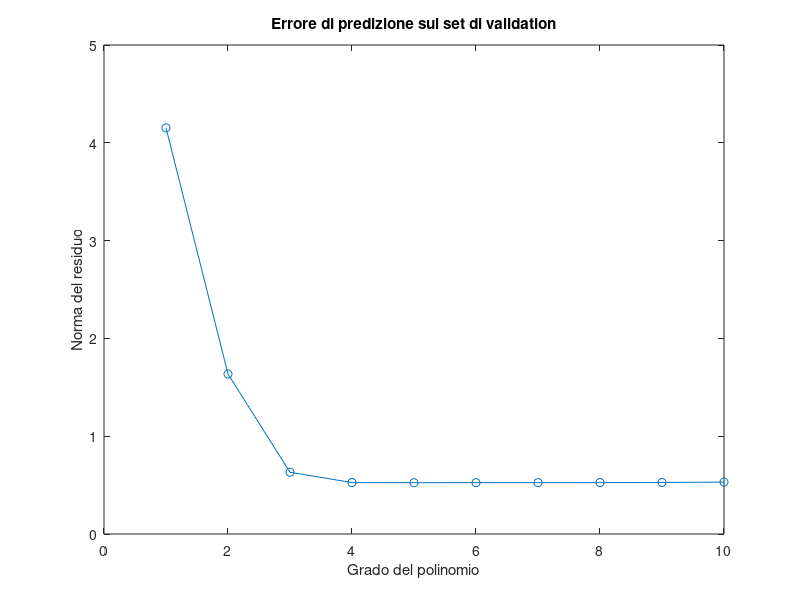

Write the MATLAB code that produced this figure.
load('data.mat'); % carica i dati dal file data.mat
x = data(:,1); % estrae la prima colonna come vettore x
y = data(:,2); % estrae la seconda colonna come vettore y

% divide i dati in un set di training (70%) e un set di validation (30%)
n_total = length(x);
n_train = round(n_total * 0.7);
idx_train = randperm(n_total, n_train);
idx_val = setdiff(1:n_total, idx_train);

x_train = x(idx_train);
y_train = y(idx_train);
x_val = x(idx_val);
y_val = y(idx_val);

% calcola l'errore di predizione per diversi gradi del polinomio
n_max = 10; % massimo grado del polinomio
err_val = zeros(n_max, 1);
for n = 1:n_max
p = polyfit(x_train, y_train, n);
y_pred = polyval(p, x_val);
err_val(n) = norm(y_val - y_pred);
end

% grafica la norma del residuo rispetto a valori crescenti di n
plot(1:n_max, err_val, 'o-');
xlabel('Grado del polinomio');
ylabel('Norma del residuo');
title('Errore di predizione sul set di validation');


[min_err, n_best] = min(err_val);
fprintf('Il grado del polinomio che minimizza l''errore di predizione sul set di validation è %d\n', n_best);